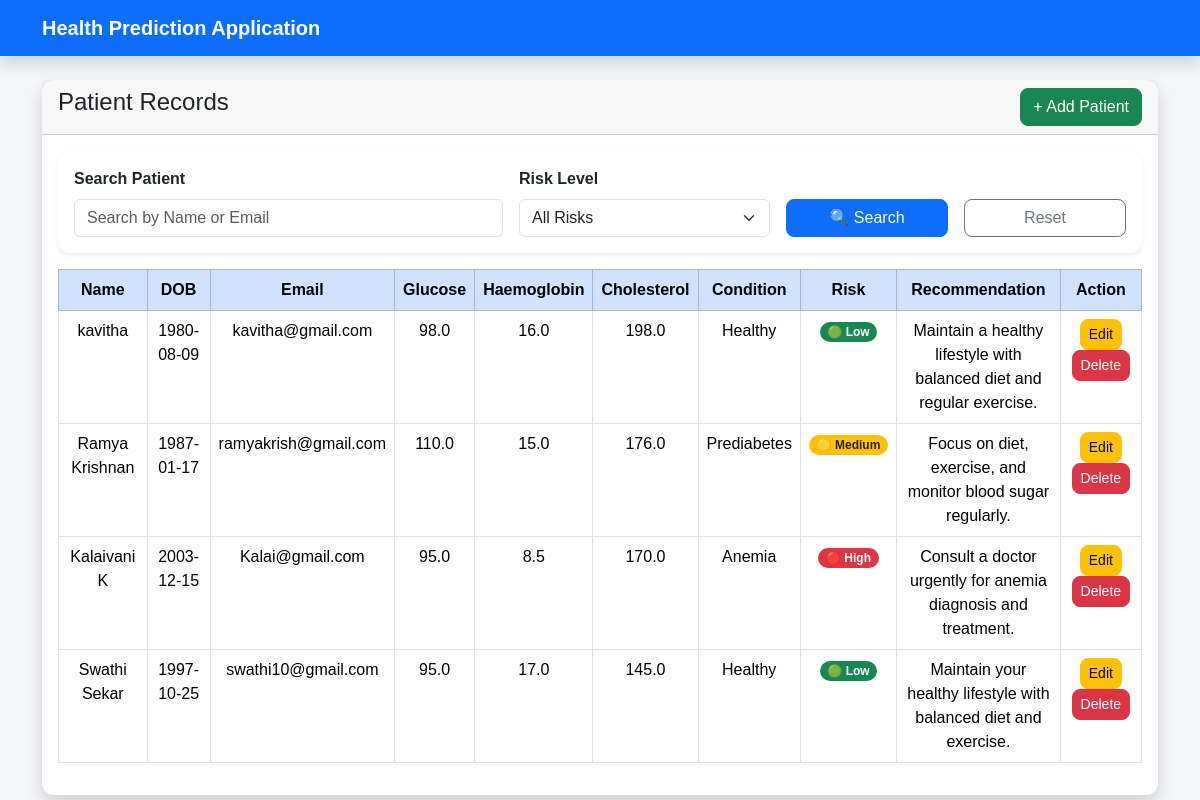
The page / on the database its author committed.
### models.py (models this page shows)
class Patient(db.Model):
    id = db.Column(db.Integer, primary_key=True)
    fullname = db.Column(db.String(100), nullable=False)
    dob = db.Column(db.Date, nullable=False)
    email = db.Column(db.String(120), nullable=False)
    glucose = db.Column(db.Float, nullable=False)
    haemoglobin = db.Column(db.Float, nullable=False)
    cholesterol = db.Column(db.Float, nullable=False)
    condition = db.Column(db.String(150))
    risk_level = db.Column(db.String(20))
    recommendation = db.Column(db.String(250))

### app.py (the view)
@app.route("/")
def index():
    search = request.args.get("search", "").strip()
    risk = request.args.get("risk", "")
    query = Patient.query
    if search:
        query = query.filter(
            (Patient.fullname.ilike(f"%{search}%")) |
            (Patient.email.ilike(f"%{search}%"))
        )
    if risk:
        query = query.filter(Patient.risk_level == risk)
    patients = query.all()
    return render_template(
        "index.html",
        patients=patients,
        search=search,
        risk=risk
    )

### templates/index.html (shortened to what this page needs)
{% extends 'base.html' %}
{% block content %}
<div class="card shadow">
<div class="card-header d-flex justify-content-between">
<h4>Patient Records</h4>
<a href="/add" class="btn btn-success">
+ Add Patient
</a>
</div>
<div class="card-body">
<div class="card mb-3 shadow-sm">
    <div class="card-body">
        <form method="GET">
            <div class="row g-3 align-items-end">
                <div class="col-md-5">
                    <label class="form-label fw-bold">
                        Search Patient
                    </label>
                    <input
                        type="text"
                        name="search"
                        class="form-control"
                        placeholder="Search by Name or Email"
                        value="{{ search }}">
                </div>
                <div class="col-md-3">
                    <label class="form-label fw-bold">
                        Risk Level
                    </label>
                    <select
                        class="form-select"
                        name="risk">
                        <option value="">All Risks</option>
                    </select>
                </div>
                <div class="col-md-2 d-grid">
                    <button
                        type="submit"
                        class="btn btn-primary">
                        🔍 Search
                    </button>
                </div>
                <div class="col-md-2 d-grid">
                    <a
                        href="{{ url_for('index') }}"
                        class="btn btn-outline-secondary">
                        Reset
                    </a>
                </div>
            </div>
        </form>
    </div>
</div>
<table class="table table-bordered table-hover">
<thead class="table-primary">
<tr>
    <th>Name</th>
    <th>DOB</th>
    <th>Email</th>
    <th>Glucose</th>
    <th>Haemoglobin</th>
    <th>Cholesterol</th>
    <th>Condition</th>
    <th>Risk</th>
    <th>Recommendation</th>
    <th>Action</th>
</tr>
</thead>
<tbody>
{% if patients %}
{% for patient in patients %}
<tr>
<td>{{ patient.fullname }}</td>
<td>{{ patient.dob }}</td>
<td>{{ patient.email }}</td>
<td>{{ patient.glucose }}</td>
<td>{{ patient.haemoglobin }}</td>
<td>{{ patient.cholesterol }}</td>
<td>{{ patient.condition }}</td>
<td>
{% if patient.risk_level == "High" %}
<span class="badge bg-danger rounded-pill">
🔴 High
</span>
{% elif patient.risk_level == "Medium" %}
<span class="badge bg-warning text-dark rounded-pill">
🟡 Medium
</span>
{% else %}
<span class="badge bg-success rounded-pill">
🟢 Low
</span>
{% endif %}
</td>
<td style="max-width:250px; white-space:normal;">
    {{ patient.recommendation }}
</td>
<td>
<a href="/edit/{{ patient.id }}" class="btn btn-warning btn-sm">
Edit
</a>
<button
type="button"
class="btn btn-danger btn-sm delete-btn"
data-id="{{ patient.id }}"
data-bs-toggle="modal"
data-bs-target="#deleteModal">
Delete
</button>
</td>
</tr>
{% endfor %}
{% else %}
<td colspan="10" class="text-center text-muted">
    No patient records found.
</td>
{% endif %}
</tbody>
</table>
</div>
</div>
{% endblock %}

### templates/base.html (shortened to what this page needs)
<!DOCTYPE html>
<html lang="en">
<head>
<link href="https://cdn.jsdelivr.net/npm/bootstrap@5.3.3/dist/css/bootstrap.min.css" rel="stylesheet">
<link rel="stylesheet" href="{{ url_for('static', filename='css/style.css') }}">
</head>
<body>
<nav class="navbar navbar-dark bg-primary shadow">
<div class="container">
<a class="navbar-brand fw-bold" href="/">
Health Prediction Application
</a>
</div>
</nav>
<div class="container mt-4">
{% block content %}
{% endblock %}
</div>
</body>
</html>

### static/css/style.css (style rules this page uses)
body { background:#f4f6f9; font-family:Arial,sans-serif; }
.card { border:none; border-radius:12px; }
.card-header { font-weight:bold; }
table { text-align:center; vertical-align:middle; }
.btn { border-radius:8px; }
.navbar { margin-bottom:20px; }
h4 { margin:0; }

### rows shown on the page
Patient: fullname "kavitha", dob "1980-08-09", email "kavitha@gmail.com", glucose "98.0", haemoglobin "16.0", cholesterol "198.0", condition "Healthy", risk_level "🟢 Low", recommendation "Maintain a healthy lifestyle with balanced diet and regular exercise."
Patient: fullname "Ramya Krishnan", dob "1987-01-17", email "ramyakrish@gmail.com", glucose "110.0", haemoglobin "15.0", cholesterol "176.0", condition "Prediabetes", risk_level "🟡 Medium", recommendation "Focus on diet, exercise, and monitor blood sugar regularly."
Patient: fullname "Kalaivani K", dob "2003-12-15", email "Kalai@gmail.com", glucose "95.0", haemoglobin "8.5", cholesterol "170.0", condition "Anemia", risk_level "🔴 High", recommendation "Consult a doctor urgently for anemia diagnosis and treatment."
Patient: fullname "Swathi Sekar", dob "1997-10-25", email "swathi10@gmail.com", glucose "95.0", haemoglobin "17.0", cholesterol "145.0", condition "Healthy", risk_level "🟢 Low", recommendation "Maintain your healthy lifestyle with balanced diet and exercise."
